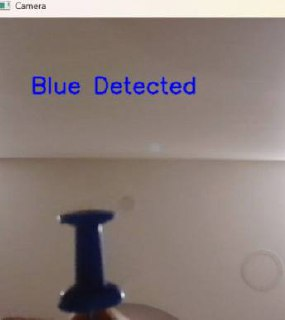
#> input picture photo_6025999628262033337_m.jpg, 285 x 320 px, given in place of the camera
$ python main.py
#> lines starting #> are read from the running program, lines starting #| are printed output that depends on the picture; after the words box and inside, x2 and y2 are one past the last pixel; in counts of white or black regions, pixels touching at a corner belong together
import cv2
import numpy as np

# Open the webcam (0 means the default camera)
cap = cv2.VideoCapture(0)

while True:
    # Read a frame from the camera
    _, frame = cap.read()
#> frame is the input picture: shape (320, 285, 3); mean B, G, R 120.8, 125.2, 138.6

    # Convert the frame to HSV color space
    hsv = cv2.cvtColor(frame, cv2.COLOR_BGR2HSV)
#> hsv: shape (320, 285, 3); mean H, S, V 22, 46.9, 141.5

    ### --- RED COLOR DETECTION ---
    lower_red = np.array([160, 100, 100])
    upper_red = np.array([180, 255, 255])
    mask_red = cv2.inRange(hsv, lower_red, upper_red)
#> mask_red: shape (320, 285); every value is 0

    ### --- BLUE COLOR DETECTION ---
    lower_blue = np.array([100, 150, 0])
    upper_blue = np.array([140, 255, 255])
    mask_blue = cv2.inRange(hsv, lower_blue, upper_blue)
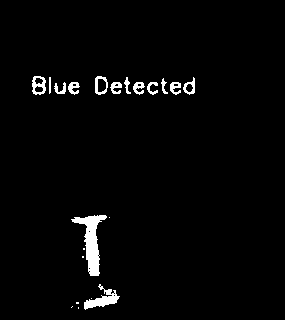
#> mask_blue: shape (320, 285); 2.4% white; 21 white regions (7 under 20 px), largest, box (x1, y1, x2, y2) and area: (71, 215, 107, 276) 822, (84, 284, 120, 310) 358, (32, 76, 46, 95) 155

    # Combine both masks (optional if you want a full mask)
    mask_combined = cv2.bitwise_or(mask_red, mask_blue)

    # Apply masks separately for visualization
    result_red = cv2.bitwise_and(frame, frame, mask=mask_red)
#> result_red: shape (320, 285, 3); every value is 0
    result_blue = cv2.bitwise_and(frame, frame, mask=mask_blue)
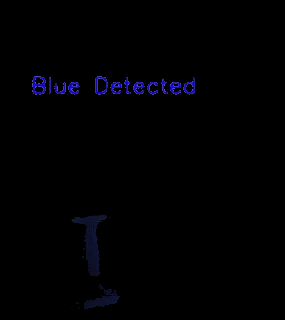
#> result_blue: shape (320, 285, 3); mean B, G, R 2.5, 0.6, 0.7

    # Check if red is detected
    if cv2.countNonZero(mask_red) > 1000:
        cv2.putText(frame, "Red Detected", (50, 50),
                    cv2.FONT_HERSHEY_SIMPLEX, 1, (0, 0, 255), 2)

    # Check if blue is detected
    if cv2.countNonZero(mask_blue) > 1000:
        cv2.putText(frame, "Blue Detected", (50, 100),
                    cv2.FONT_HERSHEY_SIMPLEX, 1, (255, 0, 0), 2)
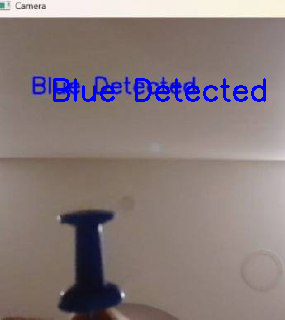
#> frame: shape (320, 285, 3); 1.8% of pixels changed, all inside (x1, y1, x2, y2) = (53, 78, 266, 102)

    # Show the original frame and the masked results
    cv2.imshow("Camera", frame)
    cv2.imshow("Red Mask", result_red)
    cv2.imshow("Blue Mask", result_blue)

    # Exit on 'q' key
    if cv2.waitKey(1) & 0xFF == ord('q'):
#> (key q is pressed here)
        break

# Cleanup
cap.release()
cv2.destroyAllWindows()
